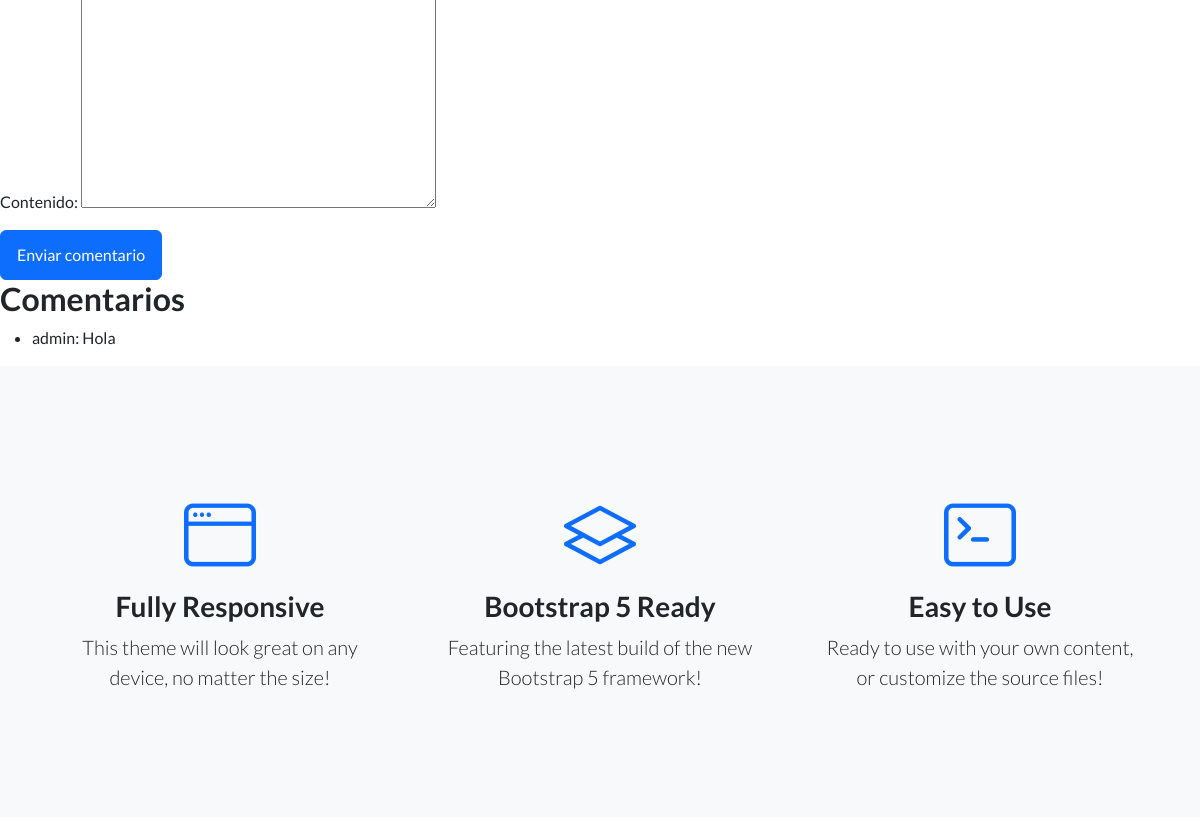
The page /mensajeria/ (middle part) on the database as committed earlier.
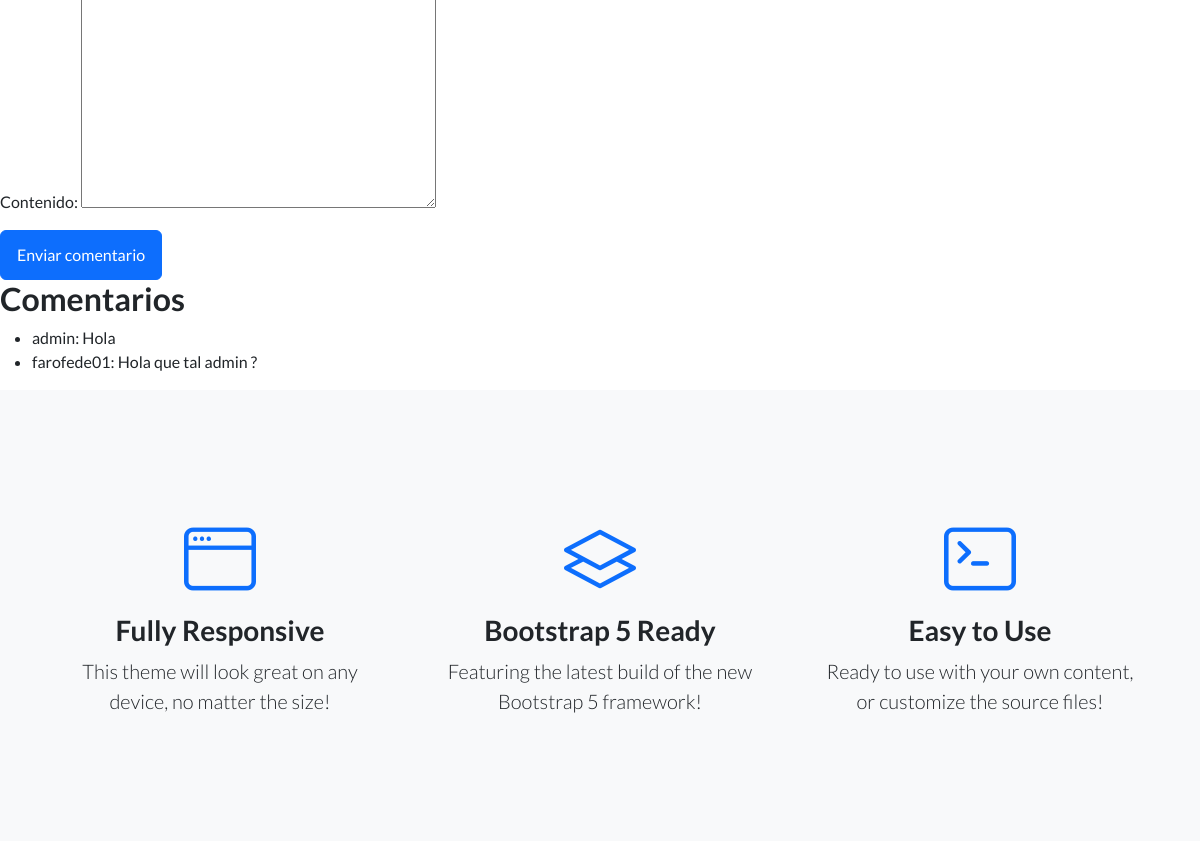
The same page on the database as committed later.
### AppMensajeria/models.py (models this page shows, shortened)
class Mensaje(models.Model):
    remitente = models.ForeignKey(User, on_delete=models.CASCADE)
    contenido = models.TextField()
    fecha_creacion = models.DateTimeField(auto_now_add=True)

### AppMensajeria/views.py (the view, shortened to what this page needs)
# urls.py: path('mensajeria/', views.mensajeria, name='mensajeria'),
def mensajeria (request):
    mensajes = Mensaje.objects.all()
    formulario = FormularioMensaje()
    return render(request, "AppMensajeria/mensajeria.html", {'mensajes': mensajes, 'formulario': formulario})

### AppMensajeria/forms.py
class FormularioMensaje(forms.ModelForm):
    class Meta:
        model = Mensaje
        fields = ['contenido']

### AppMensajeria/templates/AppMensajeria/mensajeria.html (shortened to what this page needs)
{% extends 'padre.html' %}
{% load static %}
{% block contenido_que_cambia %}
<form method="post" class="comment-form">
    {{ formulario.as_p }}
    <button type="submit" class="btn btn-primary">Enviar comentario</button>
</form>
<h2>Comentarios</h2>
<ul class="comment-list">
    {% for mensaje in mensajes %}
        <li class="comment-item">
            <span class="comment-author">{{ mensaje.remitente.username }}:</span>
            <span class="comment-content">{{ mensaje.contenido }}</span>
        </li>
    {% endfor %}
</ul>
{% endblock %}

Rows that differ between the two databases and show on the page:
added Mensaje: remitente.username "farofede01", contenido "Hola que tal admin ?"
